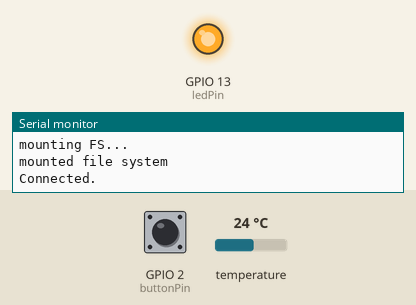
Recording of a sketch running on a simulated ESP8266 (NodeMCU). On the bench: output pins drawn as LEDs (lit = HIGH), the last lines printed to the serial monitor. Inputs (shaded band) come from the test bench; at power-on: GPIO 2 (buttonPin) HIGH, temperature 24 °C. WiFi joins after 1.5 s; servers stay silent unless stated; storage starts empty; web services answer with replies made up by the test bench.

Above: at 2.7 s.
2.8 s: GPIO 2 (buttonPin) pulled LOW for 3 s
At 6.0 s:
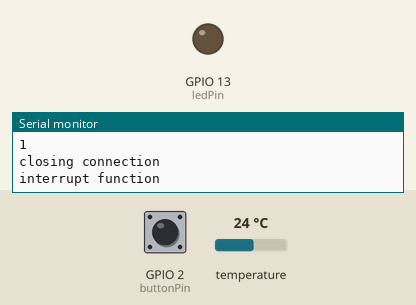
Timing chart, 0 to 24.4 s (numbered marks = the images above; inputs shaded):
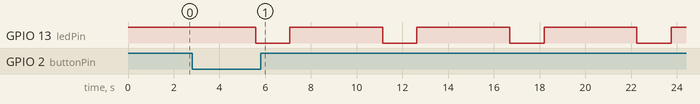

Measured:
- by itself, GPIO 13 (ledPin): alternates HIGH for 4.1 s and LOW for 1.5 s

The sketch:

temp_sensor.ino
```cpp
/*********
  Rui Santos
  Complete project details at http://randomnerdtutorials.com
*********/
/* Pin connections
LED - pin 13 for indicating when there is data upload
press button - pin 2 (for interrupt for resetting Wifi manager)
Notes:
onboard reset pin, enable pin, gpio 0 are not connected.


*/


#include <FS.h> //this needs to be first, or it all crashes and burns...
#include <ESP8266WiFi.h>
#include <DNSServer.h>
#include <ESP8266WebServer.h>
#include <WiFiManager.h>          // https://github.com/tzapu/WiFiManager
#include <ArduinoJson.h>          // https://github.com/bblanchon/ArduinoJson

#include<stdlib.h>
#include <SoftwareSerial.h>
#include <OneWire.h>
#include <DallasTemperature.h>
#define ONE_WIRE_BUS 4
OneWire oneWire(ONE_WIRE_BUS);
DallasTemperature DS18B20(&oneWire);

#define IP "api.thingspeak.com" // thingspeak.com
String GET = "GET /update?key="; //


const int buttonPin = 2;    // the number of the pushbutton pin for interrupt
const int ledPin = 13;
// Set web server port number to 80
WiFiServer server(80);
WiFiManager wifiManager;
// Variable to store the HTTP request
String header;

// Auxiliar variables to store the current output state
String outputState = "off";

// Assign output variables to GPIO pins
char API[18];
char Interval[4];//default is 3 minutes
//flag for saving data
bool shouldSaveConfig = false;
void Reset (){
Serial.println("interrupt function");
wifiManager.resetSettings();
}
//callback notifying us of the need to save config
void saveConfigCallback () {
  Serial.println("Should save config");
  shouldSaveConfig = true;
}

void setup() {
  Serial.begin(115200);

  pinMode(buttonPin, INPUT_PULLUP);
  pinMode(ledPin, OUTPUT);
  digitalWrite(ledPin, HIGH);
  attachInterrupt(digitalPinToInterrupt(buttonPin), Reset, CHANGE);
  //clean FS, for testing
  //SPIFFS.format();

  //read configuration from FS json
  Serial.println("mounting FS...");

  if (SPIFFS.begin()) {
    Serial.println("mounted file system");
    if (SPIFFS.exists("/config.json")) {
      //file exists, reading and loading
      Serial.println("reading config file");
      File configFile = SPIFFS.open("/config.json", "r");
      if (configFile) {
        Serial.println("opened config file");
        size_t size = configFile.size();
        // Allocate a buffer to store contents of the file.
        std::unique_ptr<char[]> buf(new char[size]);

        configFile.readBytes(buf.get(), size);
        DynamicJsonBuffer jsonBuffer;
        JsonObject& json = jsonBuffer.parseObject(buf.get());
        json.printTo(Serial);
        if (json.success()) {
          Serial.println("\nparsed json");
          strcpy(API, json["API"]); // needs to add more lines if more custom fields
          strcpy(Interval, json["Interval"]);
        } else {
          Serial.println("failed to load json config");
        }
      }
    }
  } else {
    Serial.println("failed to mount FS");
  }
  //end read

  WiFiManagerParameter custom_output("API", "API",API, 20); // id, placeholder, default value, length; needs more lines if more custom fields
  WiFiManagerParameter custom_interval("Interval", "Interval (mins)",Interval ,4);

  // WiFiManager
  // Local intialization. Once its business is done, there is no need to keep it around
  //WiFiManager wifiManager;

  //set config save notify callback
  wifiManager.setSaveConfigCallback(saveConfigCallback);

  // set custom ip for portal
  //wifiManager.setAPConfig(IPAddress(10,0,1,1), IPAddress(10,0,1,1), IPAddress(255,255,255,0));

  //add all your parameters here
  wifiManager.addParameter(&custom_output); // needs more lines if more custom fields
  wifiManager.addParameter(&custom_interval);
  // Uncomment and run it once, if you want to erase all the stored information
  //wifiManager.resetSettings();

  //set minimu quality of signal so it ignores AP's under that quality
  //defaults to 8%
  //wifiManager.setMinimumSignalQuality();

  //sets timeout until configuration portal gets turned off
  //useful to make it all retry or go to sleep
  //in seconds
  //wifiManager.setTimeout(120);

  // fetches  and pass from eeprom and tries to connect
  // if it does not connect it starts an access point with the specified name
  // here  "AutoConnectAP"
  // and goes into a blocking loop awaiting configuration
  wifiManager.autoConnect("EntreTech");
  // or use this for auto generated name ESP + ChipID
  //wifiManager.autoConnect();

  // if you get here you have connected to the WiFi
  Serial.println("Connected.");

  strcpy(API, custom_output.getValue());
  strcpy(Interval, custom_interval.getValue());
  //save the custom parameters to FS
  if (shouldSaveConfig) {
    Serial.println("saving config");
    DynamicJsonBuffer jsonBuffer;
    JsonObject& json = jsonBuffer.createObject();
    json["API"] = API;
    json["Interval"]=Interval;

    File configFile = SPIFFS.open("/config.json", "w");
    if (!configFile) {
      Serial.println("failed to open config file for writing");
    }

    json.printTo(Serial);
    json.printTo(configFile);
    configFile.close();
    //end save
  }

  // Initialize the output variables as outputs
//  pinMode(atoi(output), OUTPUT);
//  // Set outputs to LOW
//  digitalWrite(atoi(output), LOW);;

  server.begin();
}
void loop(){

  float temp;
  delay (2000);
  DS18B20.begin();
  DS18B20.requestTemperatures();
  temp = DS18B20.getTempCByIndex(0);
  Serial.print("Temperature: ");
  Serial.println(temp);

  char charVal[12];

  dtostrf(temp, 8, 2, charVal);

  Serial.print("connecting to ");
  Serial.println(IP);

  // Use WiFiClient class to create TCP connections
  WiFiClient client;
  const int httpPort = 80;
  if (!client.connect(IP, httpPort)) {
    Serial.println("connection failed");
    return;
  }


  // We now create a URI for the request
  String url = "/update?key=";
 // url +="R42ISKK935LK27L8";
  url += API;

  url += "&field1=";
  url += charVal;//String(temp);


  Serial.print("Requesting URL: ");
  Serial.println(url);

  // This will send the request to the server
  client.print(String("GET ") + url + " HTTP/1.1\r\n" +
               "Host: " + IP + "\r\n" +
               "Connection: close\r\n\r\n");
  delay(10);

  // Read all the lines of the reply from server and print them to Serial
  while (client.available()) {
    String line = client.readStringUntil('\r');
    Serial.print(line);
  }

  Serial.println();
  Serial.println("closing connection");

  digitalWrite(ledPin, LOW);   // turn the LED on (HIGH is the voltage level)
  delay(1500);                       // wait for a second
  digitalWrite(ledPin, HIGH);    // turn the LED off by making the voltage LOW

  delay((atoi(Interval)*1000*60)-3500);
}
```
